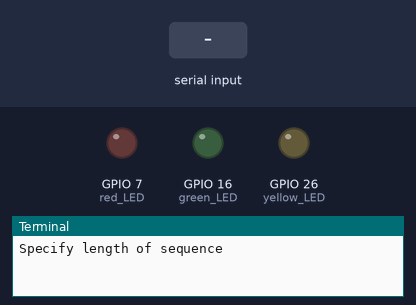
Simulated run of this program. Board: Raspberry Pi (BCM pin numbers). On the bench: output pins drawn as LEDs (lit = HIGH), the last lines printed to the terminal. The inputs (shaded band) are chosen by the test bench. Random numbers come from a fixed seed.

Above: at 1.2 s.
1.3 s: "1" typed at the terminal, then Enter
2.8 s: "2" typed at the terminal, then Enter
4.3 s: "3" typed at the terminal, then Enter
At 6.4 s:
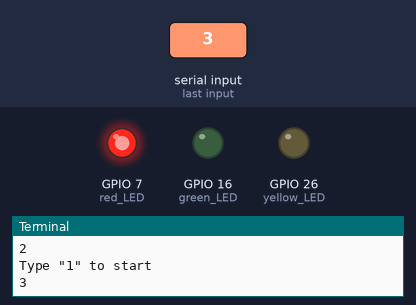
Timing chart, 0 to 8.1 s (numbered marks = the images above; inputs shaded):
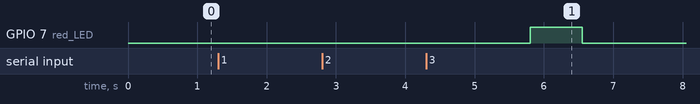

Measured:
- after the input at 4.3 s, GPIO 7 (red_LED): LOW → HIGH after 1.5 s, → LOW 0.75 s later

The program:

patterngame_git.py
```python
import RPi.GPIO as GPIO
import time
import sys
import random

GPIO.setmode(GPIO.BCM)
GPIO.setwarnings(False)

red_b = 14
red_LED = 7
green_b = 18
green_LED = 16
yellow_b = 24
yellow_LED = 26

GPIO.setup(red_b,GPIO.IN, pull_up_down=GPIO.PUD_UP)
GPIO.setup(red_LED,GPIO.OUT)
GPIO.setup(green_b,GPIO.IN, pull_up_down=GPIO.PUD_UP)
GPIO.setup(green_LED,GPIO.OUT)
GPIO.setup(yellow_b,GPIO.IN, pull_up_down=GPIO.PUD_UP)
GPIO.setup(yellow_LED,GPIO.OUT)

setuplist = [red_b, red_LED, green_b, green_LED, yellow_b, yellow_LED]
#A list where the first slot represents the number of the GPIO linked to the button controlling the first LED (chosen arbitrarily).
#The next slot is the number to the GPIO controlling said button.
#The pattern then repeats for following combinations of button and LEDs. The list is filled manually.


#methods in the game-------------------------------------------------------------------------------------------------------

def LEDblink(LEDnummer, seconds):

    # The method that makes an LED glow for a specified time.

    GPIO.output(LEDnummer, GPIO.HIGH)
    time.sleep(seconds)
    GPIO.output(LEDnummer, GPIO.LOW)
    time.sleep(0.1)


def LEDpress():

    # The method that makes an LED glow when the corresponding button is pressed and returns the correct GPIOnumber for that LED.
    # Currently only made for three LEDs

    bool = True
    x = 0
    while bool:
        if GPIO.input(setuplist[0])==False:
            GPIO.output(setuplist[1], GPIO.HIGH)
            time.sleep(0.5)
            GPIO.output(setuplist[1], GPIO.LOW)
            bool = False
            x = 1

        if GPIO.input(setuplist[2])==False:
            GPIO.output(setuplist[3], GPIO.HIGH)
            time.sleep(0.5)
            GPIO.output(setuplist[3], GPIO.LOW)
            bool = False
            x = 3

        if GPIO.input(setuplist[4])==False:
            GPIO.output(setuplist[5], GPIO.HIGH)
            time.sleep(0.5)
            GPIO.output(setuplist[5], GPIO.LOW)
            bool = False
            x = 5

    return setuplist[x]


def spelet():
    ingame2 = True
    while(ingame2):

        for k in range (0, sekvenslangd, 1):
            rand = random.randint(1,3)
            if rand == 1:
                rand = setuplist[1] #GPIO number for LED nr 1
            elif rand == 2:
                rand = setuplist[3] #GPIO number for LED nr 2
            elif rand == 3:
                rand = setuplist[5] #GPIO number for LED nr 3

            answerlist[k] = rand

            LEDblink(answerlist[k], seconds)

        repeat = int(input('Do you want to see the sequence again? Yes = 1, No = 2'))
        if repeat == 1:
            for k in range (0, sekvenslangd, 1):
                LEDblink(answerlist[k], seconds)


        print('Repeat the sequence')

        b = 0
        counter = 0
        while (b < sekvenslangd):

            testlist[b] = LEDpress()

            if testlist[b] == answerlist[b]:
                print ('OK')

            else:
                b = sekvenslangd
                counter = -(sekvenslangd + 1)

            b = b + 1
            counter = counter + 1


        if counter == sekvenslangd:
            print ('Congratulations, you made it! Faboo!')

        elif counter < sekvenslangd:
            print ('Sorry mate, thats the wrong colour!')

        ingame2 = False


#Start of the game----------------------------------------------------------------------------------------------------

replay_same_conditions = True
ingame1 = True

while ingame1:
    if replay_same_conditions == True:
        sekvenslangd = int (input('Specify length of sequence'))

        answerlist = [0]*sekvenslangd
        # A list that will be filled with the randomized sequence. In the beginning just an empty list with the
        # the legnth of sekvenslangd

        testlist = [0]*sekvenslangd
        # A list that will be filled with the sequence the player creates. In the beginning just an empty list
        # with the lenght of sekvenslangd


        svarighetsgrad = int (input('Specify difficulty setting, 1 to 3 (1=easy, 2=medium, 3=hard)'))
        seconds = 0
        if svarighetsgrad == 1:
            seconds = 1.2
        elif svarighetsgrad == 2:
            seconds = 0.75
        elif svarighetsgrad == 3:
            seconds = 0.4

    start = int(input('Type "1" to start'))
    time.sleep(1.5)

    spelet()

    time.sleep(2)

    svar = int(input('Play again under the same circumstances, Type 1' "\n"
                      'Play again with new conditions, Type 2' "\n"
                      'Abort game, Type 3'))
    if svar == 1:
        replay_same_conditions = False
    if svar == 2:
        replay_same_conditions = True
    if svar == 3:
        ingame1 = False


print('Thanks for playing!')
```
